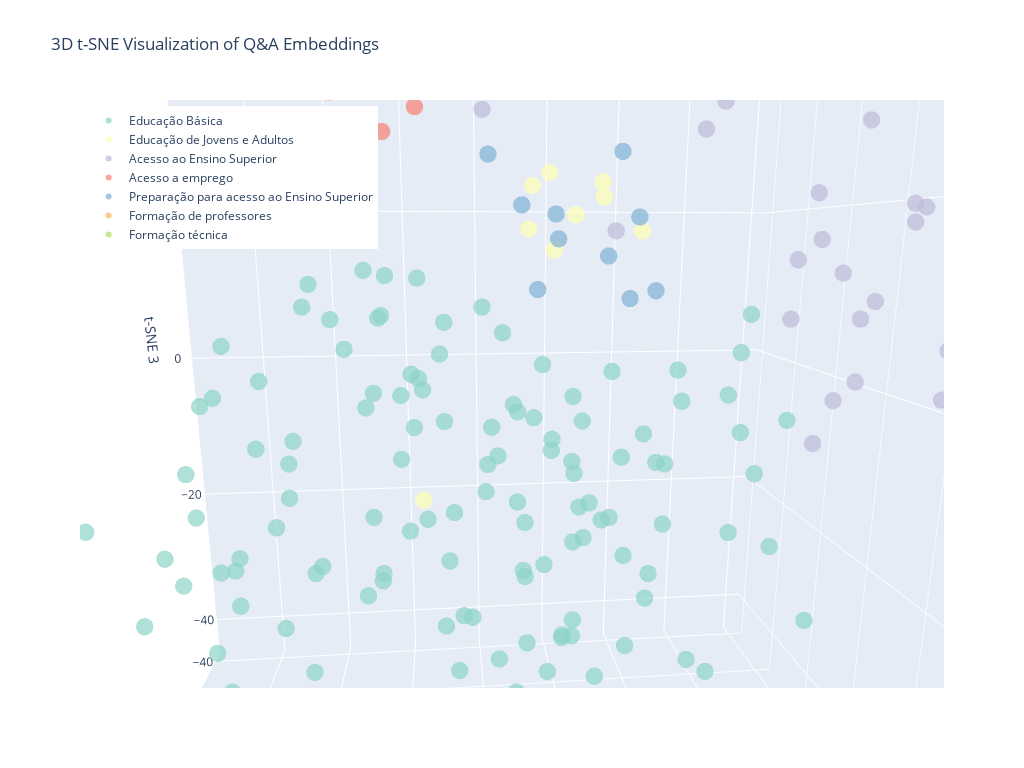

Here is the notebook cell this chart was saved with:
### Code cell
create_3d_plot(embeddings_3d, embeddings_df)

### Figure 1 — Plotly figure (JSON) as saved in the notebook; plotly's stock layout.template omitted (floating-point values rounded to 4 significant figures; data arrays with more than 128 entries replaced by an {"elided": "..."} marker saying what was removed)
{"data": [{"hovertemplate": "%{text}<extra></extra>", "marker": {"color": "rgb(141,211,199)", "opacity": 0.7, "size": 6}, "mode": "markers", "name": "Educação Básica", "text": {"elided": "159 str values"}, "type": "scatter3d", "x": {"elided": "159 float values"}, "y": {"elided": "159 float values"}, "z": {"elided": "159 float values"}}, {"hovertemplate": "%{text}<extra></extra>", "marker": {"color": "rgb(255,255,179)", "opacity": 0.7, "size": 6}, "mode": "markers", "name": "Educação de Jovens e Adultos", "text": ["Tópico: Educação de Jovens e Adultos<br>Programa: EJA<br>Pergunta: O que é EJA?", "Tópico: Educação de Jovens e Adultos<br>Programa: EJA<br>Pergunta: Quem pode participar do EJA?", "Tópico: Educação de Jovens e Adultos<br>Programa: EJA<br>Pergunta: Como funciona o EJA?", "Tópico: Educação de Jovens e Adultos<br>Programa: EJA<br>Pergunta: Onde encontrar o EJA?", "Tópico: Educação de Jovens e Adultos<br>Programa: PROEJA<br>Pergunta: Como o EJA pode me preparar para o mercado de trabalho?", "Tópico: Educação de Jovens e Adultos<br>Programa: PROEJA<br>Pergunta: Quais são as instituições que ofertam os cursos?", "Tópico: Educação de Jovens e Adultos<br>Programa: PROEJA<br>Pergunta: Como é feita a seleção para os cursos Proeja?", "Tópico: Educação de Jovens e Adultos<br>Programa: PROEJA<br>Pergunta: Eu já concluí o ensino médio, posso cursar o Proeja ?", "Tópico: Educação de Jovens e Adultos<br>Programa: Pé-de-meia/EJA<br>Pergunta: Alunos da EJA têm direito ao recebimento do Pé de Meia?"], "type": "scatter3d", "x": [-6.364, -8.648, -12.05, -6.184, -13.88, -6.923, -12.32, -17.16, 6.897], "y": [-32.17, -25.65, -30.33, -27.28, -23.44, -18.32, -15.73, -18.0, -5.313], "z": [17.51, 14.94, 19.21, 22.45, 22.61, 23.11, 20.46, 17.05, -8.406]}, {"hovertemplate": "%{text}<extra></extra>", "marker": {"color": "rgb(190,186,218)", "opacity": 0.7, "size": 6}, "mode": "markers", "name": "Acesso ao Ensino Superior", "text": ["Tópico: Acesso ao Ensino Superior<br>Programa: SISU<br>Pergunta: O que é o SISU?", "Tópico: Acesso ao Ensino Superior<br>Programa: SISU<br>Pergunta: Quem pode se inscrever no SISU?", "Tópico: Acesso ao Ensino Superior<br>Programa: SISU<br>Pergunta: Posso escolher qual semestre irei cursar?", "Tópico: Acesso ao Ensino Superior<br>Programa: SISU<br>Pergunta: O candidato que participou do Sisu em edições anteriores e foi selecionado pode concorrer nesta edição?", "Tópico: Acesso ao Ensino Superior<br>Programa: SISU<br>Pergunta: O candidato matriculado em instituição de educação superior pode concorrer no processo seletivo desta edição do Sisu?", "Tópico: Acesso ao Ensino Superior<br>Programa: SISU<br>Pergunta: É cobrada alguma taxa para a realização da inscrição?", "Tópico: Acesso ao Ensino Superior<br>Programa: SISU<br>Pergunta: Quais os documentos necessários para fazer a inscrição no Sisu?", "Tópico: Acesso ao Ensino Superior<br>Programa: CPOP (Rede Nacional de Cursinhos Populares)<br>Pergunta: O que é um cursinho popular?", "Tópico: Acesso ao Ensino Superior<br>Programa: CPOP (Rede Nacional de Cursinhos Populares)<br>Pergunta: O que é a Rede Nacional de Cursinhos Populares (CPOP)?", "Tópico: Acesso ao Ensino Superior<br>Programa: CPOP (Rede Nacional de Cursinhos Populares)<br>Pergunta: Como um cursinho entra para a CPOP?", "Tópico: Acesso ao Ensino Superior<br>Programa: CPOP (Rede Nacional de Cursinhos Populares)<br>Pergunta: Como sei os cursinhos populares que fazem parte da CPOP?", "Tópico: Acesso ao Ensino Superior<br>Programa: CPOP (Rede Nacional de Cursinhos Populares)<br>Pergunta: Sou aluno e quero participar de um cursinho da CPOP?", "Tópico: Acesso ao Ensino Superior<br>Programa: CPOP (Rede Nacional de Cursinhos Populares)<br>Pergunta: Os alunos de cursinhos da CPOP recebem algum apoio?", "Tópico: Acesso ao Ensino Superior<br>Programa: ENEM (Exame Nacional do Ensino Médio)<br>Pergunta: O que é o ENEM?", "Tópico: Acesso ao Ensino Superior<br>Programa: ENEM (Exame Nacional do Ensino Médio)<br>Pergunta: Para que serve a nota do ENEM?", "Tópico: Acesso ao Ensino Superior<br>Programa: ENEM (Exame Nacional do Ensino Médio)<br>Pergunta: Quem pode fazer a prova do ENEM?", "Tópico: Acesso ao Ensino Superior<br>Programa: ENEM (Exame Nacional do Ensino Médio)<br>Pergunta: Como faço para me inscrever no ENEM?", "Tópico: Acesso ao Ensino Superior<br>Programa: ENEM (Exame Nacional do Ensino Médio)<br>Pergunta: Preciso pagar para fazer o ENEM?", "Tópico: Acesso ao Ensino Superior<br>Programa: ENEM (Exame Nacional do Ensino Médio)<br>Pergunta: Existe isenção da taxa de inscrição do ENEM?", "Tópico: Acesso ao Ensino Superior<br>Programa: ENEM (Exame Nacional do Ensino Médio)<br>Pergunta: Se eu conseguir a isenção da taxa, minha inscrição no ENEM está garantida?", "Tópico: Acesso ao Ensino Superior<br>Programa: ENEM (Exame Nacional do Ensino Médio)<br>Pergunta: Sou aluno de escola pública, minha inscrição no ENEM é automática?", "Tópico: Acesso ao Ensino Superior<br>Programa: ENEM (Exame Nacional do Ensino Médio)<br>Pergunta: Como são as provas do ENEM?", "Tópico: Acesso ao Ensino Superior<br>Programa: ENEM (Exame Nacional do Ensino Médio)<br>Pergunta: Posso usar minha nota do ENEM para estudar fora do Brasil?", "Tópico: Acesso ao Ensino Superior<br>Programa: ENEM (Exame Nacional do Ensino Médio)<br>Pergunta: Não consegui fazer a prova em um dos dias. Posso refazer?", "Tópico: Acesso ao Ensino Superior<br>Programa: ENEM (Exame Nacional do Ensino Médio)<br>Pergunta: O ENEM tem prazo de validade?", "Tópico: Acesso ao Ensino Superior<br>Programa: ENEM (Exame Nacional do Ensino Médio)<br>Pergunta: O que é o programa \"Pé-de-Meia\" e qual a relação com o ENEM?", "Tópico: Acesso ao Ensino Superior<br>Programa: SISU (Sistema de Seleção Unificada)<br>Pergunta: O que é o SISU?", "Tópico: Acesso ao Ensino Superior<br>Programa: SISU (Sistema de Seleção Unificada)<br>Pergunta: Quem pode se inscrever no SISU?", "Tópico: Acesso ao Ensino Superior<br>Programa: SISU (Sistema de Seleção Unificada)<br>Pergunta: Como funciona a inscrição no SISU?", "Tópico: Acesso ao Ensino Superior<br>Programa: SISU (Sistema de Seleção Unificada)<br>Pergunta: O que é a \"nota de corte\" do SISU?", "Tópico: Acesso ao Ensino Superior<br>Programa: SISU (Sistema de Seleção Unificada)<br>Pergunta: E se eu não for aprovado na chamada regular do SISU?", "Tópico: Acesso ao Ensino Superior<br>Programa: Lei de Cotas<br>Pergunta: O que é o sistema de cotas?", "Tópico: Acesso ao Ensino Superior<br>Programa: Lei de Cotas<br>Pergunta: Como saber se tenho direito às cotas?", "Tópico: Acesso ao Ensino Superior<br>Programa: Lei de Cotas<br>Pergunta: Onde indico que quero concorrer pelas cotas?", "Tópico: Acesso ao Ensino Superior<br>Programa: ProUni (Programa Universidade para Todos)<br>Pergunta: O que é o ProUni?", "Tópico: Acesso ao Ensino Superior<br>Programa: ProUni (Programa Universidade para Todos)<br>Pergunta: Quem pode se inscrever no ProUni?", "Tópico: Acesso ao Ensino Superior<br>Programa: ProUni (Programa Universidade para Todos)<br>Pergunta: Qual o critério de renda para o ProUni?", "Tópico: Acesso ao Ensino Superior<br>Programa: ProUni (Programa Universidade para Todos)<br>Pergunta: Fui pré-selecionado no ProUni, isso garante minha bolsa?", "Tópico: Acesso ao Ensino Superior<br>Programa: ProUni (Programa Universidade para Todos)<br>Pergunta: Consegui uma bolsa de 50% do ProUni, mas não posso pagar o resto. O que faço?", "Tópico: Acesso ao Ensino Superior<br>Programa: ProUni (Programa Universidade para Todos)<br>Pergunta: Posso escolher qualquer curso no ProUni?", "Tópico: Acesso ao Ensino Superior<br>Programa: ProUni (Programa Universidade para Todos)<br>Pergunta: Posso me inscrever no ProUni e no Fies ao mesmo tempo?", "Tópico: Acesso ao Ensino Superior<br>Programa: ProUni (Programa Universidade para Todos)<br>Pergunta: E se eu perder o prazo de comprovação de documentos?", "Tópico: Acesso ao Ensino Superior<br>Programa: ProUni (Programa Universidade para Todos)<br>Pergunta: Quem já tem diploma pode participar do ProUni?", "Tópico: Acesso ao Ensino Superior<br>Programa: FIES (Fundo de Financiamento Estudantil)<br>Pergunta: O que é o FIES?", "Tópico: Acesso ao Ensino Superior<br>Programa: FIES (Fundo de Financiamento Estudantil)<br>Pergunta: Qual a diferença entre FIES e ProUni?", "Tópico: Acesso ao Ensino Superior<br>Programa: FIES (Fundo de Financiamento Estudantil)<br>Pergunta: Quais os requisitos para pedir o FIES?", "Tópico: Acesso ao Ensino Superior<br>Programa: FIES (Fundo de Financiamento Estudantil)<br>Pergunta: Como funciona o processo para conseguir o FIES?", "Tópico: Acesso ao Ensino Superior<br>Programa: FIES (Fundo de Financiamento Estudantil)<br>Pergunta: Posso me inscrever no Fies e no Prouni ao mesmo tempo?", "Tópico: Acesso ao Ensino Superior<br>Programa: FIES (Fundo de Financiamento Estudantil)<br>Pergunta: Posso financiar qualquer curso no Fies?", "Tópico: Acesso ao Ensino Superior<br>Programa: FIES (Fundo de Financiamento Estudantil)<br>Pergunta: Preciso ter fiador para o Fies?", "Tópico: Acesso ao Ensino Superior<br>Programa: FIES (Fundo de Financiamento Estudantil)<br>Pergunta: Como funcionam os pagamentos durante o curso?", "Tópico: Acesso ao Ensino Superior<br>Programa: FIES (Fundo de Financiamento Estudantil)<br>Pergunta: E se eu perder o prazo de comprovação de documentos?", "Tópico: Acesso ao Ensino Superior<br>Programa: FIES (Fundo de Financiamento Estudantil)<br>Pergunta: Posso adiantar parcelas do Fies?", "Tópico: Acesso ao Ensino Superior<br>Programa: FIES (Fundo de Financiamento Estudantil)<br>Pergunta: E se eu desistir do curso?", "Tópico: Acesso ao Ensino Superior<br>Programa: FIES (Fundo de Financiamento Estudantil)<br>Pergunta: Tabela Comparativa: SISU, ProUni e FIES"], "type": "scatter3d", "x": [-10.67, -23.59, -10.62, -20.97, -25.34, -25.52, -18.36, -3.033, -9.199, -8.277, -4.149, -1.538, 3.229, -30.49, -38.01, -33.84, -26.77, -29.99, -35.89, -33.42, -27.68, -31.89, -39.79, -38.65, -33.46, -25.87, -12.91, -18.37, -18.21, -12.53, -19.2, -22.58, -19.09, -19.07, -16.96, -20.62, -24.51, -22.59, -19.31, -14.26, -7.882, -13.32, -23.92, 3.518, -0.563, 6.897, 0.7717, -2.149, 6.286, 7.151, -1.442, -7.629, 0.5908, -2.322, -4.702], "y": [-7.16, -0.6848, -3.473, -5.86, -6.587, -7.856, -11.88, 28.03, 32.71, 29.9, 35.59, 29.18, 34.01, 2.954, 3.824, -2.629, -2.01, -3.665, 0.4039, 5.429, 4.302, -2.573, 3.732, -8.179, 9.775, 5.25, -1.352, -2.221, -5.834, -4.822, 1.963, 20.08, 15.42, 20.42, 12.57, 6.851, 14.47, 12.19, 18.83, 5.328, 10.06, 13.12, 5.341, 2.909, 1.656, 8.399, 8.886, 10.26, 10.47, 15.65, 6.065, 13.69, 16.51, 15.59, 2.329], "z": [39.93, 37.94, 31.39, 28.23, 32.7, 43.29, 37.31, 16.3, 15.13, 22.11, 19.48, 24.16, 20.25, 4.059, 2.491, 8.858, 9.0, 16.09, 19.11, 18.55, 13.38, 1.158, 10.0, 10.01, 7.739, -0.6478, 41.25, 35.31, 41.97, 48.23, 45.12, 16.96, 18.87, 22.42, 32.97, 33.4, 32.24, 40.56, 37.19, 28.79, 31.93, 41.45, 27.77, 41.28, 34.19, 44.39, 41.56, 31.62, 35.96, 42.84, 47.7, 43.46, 37.17, 47.53, 39.45]}, {"hovertemplate": "%{text}<extra></extra>", "marker": {"color": "rgb(251,128,114)", "opacity": 0.7, "size": 6}, "mode": "markers", "name": "Acesso a emprego", "text": ["Tópico: Acesso a emprego<br>Programa: Programa Progredir<br>Pergunta: O que é o Programa Progredir?", "Tópico: Acesso a emprego<br>Programa: Programa Progredir<br>Pergunta: Quem pode participar do Programa Progredir?"], "type": "scatter3d", "x": [10.8, 7.182], "y": [-20.82, -17.71], "z": [27.36, 29.36]}, {"hovertemplate": "%{text}<extra></extra>", "marker": {"color": "rgb(128,177,211)", "opacity": 0.7, "size": 6}, "mode": "markers", "name": "Preparação para acesso ao Ensino Superior", "text": ["Tópico: Preparação para acesso ao Ensino Superior<br>Programa: Cursinho Popular<br>Pergunta: O que é um Cursinho Popular?", "Tópico: Preparação para acesso ao Ensino Superior<br>Programa: Cursinho Popular<br>Pergunta: Quem tem direito a fazer Cursinho Popular?", "Tópico: Preparação para acesso ao Ensino Superior<br>Programa: Cursinho Popular<br>Pergunta: Por que o Cursinho Popular é importante?", "Tópico: Preparação para acesso ao Ensino Superior<br>Programa: Cursinho Popular<br>Pergunta: Quando é possível se inscrever no Cursinho Popular?", "Tópico: Preparação para acesso ao Ensino Superior<br>Programa: Cursinho Popular<br>Pergunta: Como se inscrever para o Cursinho Popular?", "Tópico: Preparação para acesso ao Ensino Superior<br>Programa: CadEJA<br>Pergunta: O que é o CadEJA?", "Tópico: Preparação para acesso ao Ensino Superior<br>Programa: CadEJA<br>Pergunta: Quem tem direito a acessar o CADEJA?", "Tópico: Preparação para acesso ao Ensino Superior<br>Programa: CadEJA<br>Pergunta: Por que o CADEJA é importante?", "Tópico: Preparação para acesso ao Ensino Superior<br>Programa: CadEJA<br>Pergunta: Quando é possível se inscrever no CADEJA?", "Tópico: Preparação para acesso ao Ensino Superior<br>Programa: CadEJA<br>Pergunta: Como se inscrever no CadEJA?"], "type": "scatter3d", "x": [-0.3999, -5.314, -7.257, -0.2856, 2.151, -10.48, -11.28, -10.99, -4.728, -5.486], "y": [21.55, 19.66, 20.48, 14.67, 20.22, -5.148, 2.021, 0.9307, 1.685, -4.606], "z": [13.32, 20.69, 13.14, 18.08, 20.4, 14.61, 17.82, 11.19, 16.1, 18.29]}, {"hovertemplate": "%{text}<extra></extra>", "marker": {"color": "rgb(253,180,98)", "opacity": 0.7, "size": 6}, "mode": "markers", "name": "Formação de professores", "text": ["Tópico: Formação de professores<br>Programa: ProCampo<br>Pergunta: O que é o ProCampo?", "Tópico: Formação de professores<br>Programa: ProCampo<br>Pergunta: Quem tem direito a fazer ProCampo?", "Tópico: Formação de professores<br>Programa: ProCampo<br>Pergunta: Por que o ProCampo é importante?", "Tópico: Formação de professores<br>Programa: ProCampo<br>Pergunta: Quando é possível se inscrever no ProCampo?", "Tópico: Formação de professores<br>Programa: ProCampo<br>Pergunta: Como se inscrever para o ProCampo?"], "type": "scatter3d", "x": [20.31, 20.39, 24.66, 13.83, 17.2], "y": [-7.953, -2.707, -3.382, -4.658, -1.504], "z": [25.64, 30.67, 24.44, 28.09, 23.76]}, {"hovertemplate": "%{text}<extra></extra>", "marker": {"color": "rgb(179,222,105)", "opacity": 0.7, "size": 6}, "mode": "markers", "name": "Formação técnica", "text": ["Tópico: Formação técnica<br>Programa: Institutos Federais<br>Pergunta: Posso fazer um curso técnico depois do ensino médio?", "Tópico: Formação técnica<br>Programa: Institutos Federais<br>Pergunta: Onde encontro cursos técnicos gratuitos perto de mim?", "Tópico: Formação técnica<br>Programa: Institutos Federais<br>Pergunta: Posso fazer um curso técnico sem ter feito o Enem?", "Tópico: Formação técnica<br>Programa: Institutos Federais<br>Pergunta: Quanto tempo dura um curso técnico?", "Tópico: Formação técnica<br>Programa: Institutos Federais<br>Pergunta: Que áreas de cursos técnicos posso fazer?", "Tópico: Formação técnica<br>Programa: Institutos Federais<br>Pergunta: Existe bolsa ou ajuda de custo para quem faz curso técnico?"], "type": "scatter3d", "x": [25.46, 19.5, 19.1, 28.25, 23.54, 21.31], "y": [18.18, 13.94, 17.68, 17.19, 12.79, 20.41], "z": [25.96, 16.85, 26.03, 18.58, 22.32, 19.21]}], "layout": {"height": 768, "legend": {"x": 0.01, "xanchor": "left", "y": 0.99, "yanchor": "top"}, "scene": {"aspectmode": "auto", "aspectratio": {"x": 0.9481, "y": 0.9407, "z": 1.121}, "camera": {"center": {"x": 0, "y": 0, "z": 0}, "eye": {"x": 0.06905, "y": 0.7089, "z": 0.1518}, "projection": {"type": "perspective"}, "up": {"x": 0, "y": 0, "z": 1}}, "xaxis": {"title": {"text": "t-SNE 1"}, "type": "linear"}, "yaxis": {"title": {"text": "t-SNE 2"}, "type": "linear"}, "zaxis": {"title": {"text": "t-SNE 3"}, "type": "linear"}}, "title": {"text": "3D t-SNE Visualization of Q&A Embeddings"}, "width": 1024}}
